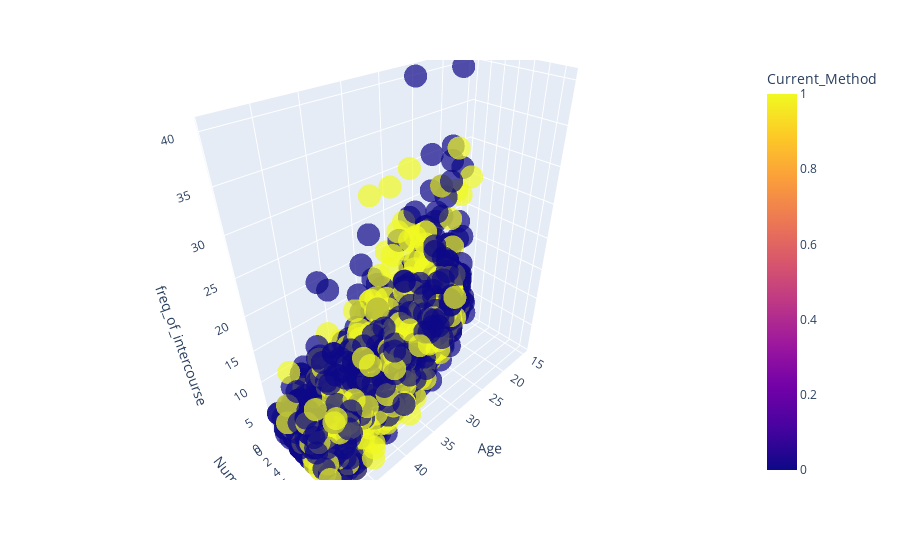

Notebook code cell kept with this figure:
### Markdown cell above
### According to our model, the most important features are number of living children, age, and desire for more children. Let's look at that on a scatterplot

### Code cell
import plotly.express as px
fig = px.scatter_3d(df, x='Age', y='Num_living_children', z='freq_of_intercourse',
              color='Current_Method', opacity=0.7)
fig.show()

### Figure 1 — Plotly figure (JSON) as saved in the notebook; plotly's stock layout.template omitted (floating-point values rounded to 4 significant figures; data arrays with more than 128 entries replaced by an {"elided": "..."} marker saying what was removed)
{"data": [{"hovertemplate": "Age=%{x}<br>Num_living_children=%{y}<br>freq_of_intercourse=%{z}<br>Current_Method=%{marker.color}<extra></extra>", "legendgroup": "", "marker": {"color": {"elided": "7280 int values"}, "coloraxis": "coloraxis", "opacity": 0.7, "symbol": "circle"}, "mode": "markers", "name": "", "scene": "scene", "showlegend": false, "type": "scatter3d", "x": {"elided": "7280 int values"}, "y": {"elided": "7280 int values"}, "z": {"elided": "7280 int values"}}], "layout": {"coloraxis": {"colorbar": {"title": {"text": "Current_Method"}}, "colorscale": [[0, "#0d0887"], [0.1111, "#46039f"], [0.2222, "#7201a8"], [0.3333, "#9c179e"], [0.4444, "#bd3786"], [0.5556, "#d8576b"], [0.6667, "#ed7953"], [0.7778, "#fb9f3a"], [0.8889, "#fdca26"], [1, "#f0f921"]]}, "legend": {"tracegroupgap": 0}, "margin": {"t": 60}, "scene": {"domain": {"x": [0, 1], "y": [0, 1]}, "xaxis": {"title": {"text": "Age"}}, "yaxis": {"title": {"text": "Num_living_children"}}, "zaxis": {"title": {"text": "freq_of_intercourse"}}}}}
